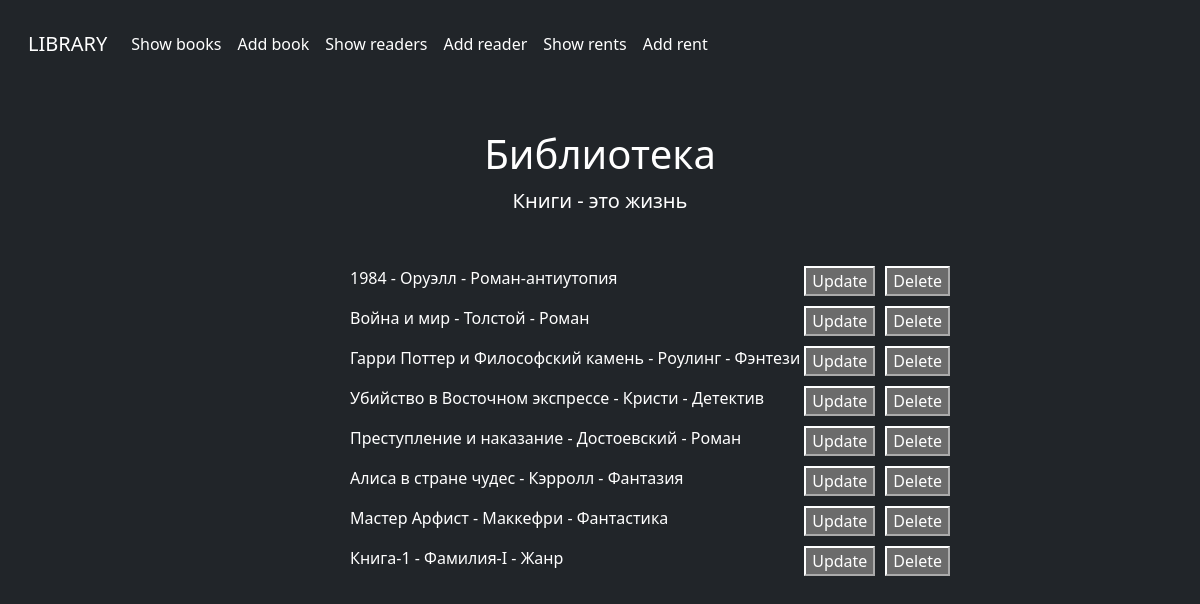
Page /showbooks/ on the earlier database version.
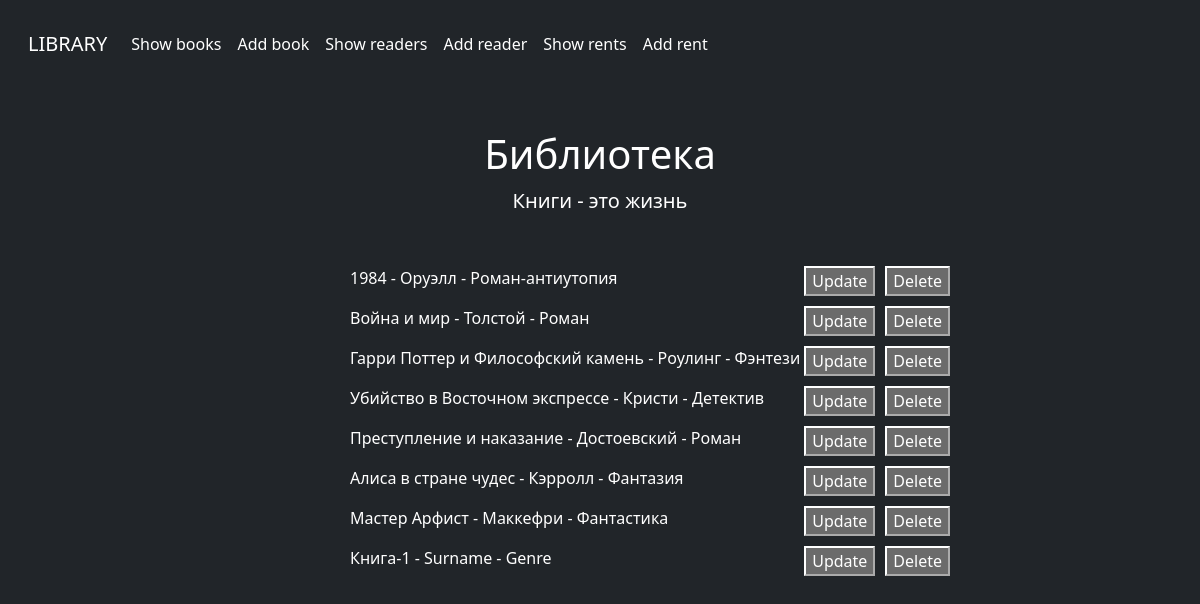
Same page on the later database version.
### library/models.py (models this page shows)
class Book(models.Model):
    title = models.CharField(max_length=50)
    author_name = models.CharField(max_length=50)
    author_surname = models.CharField(max_length=50)
    genre = models.CharField(max_length=50)
    publication_year = models.CharField(max_length=50)
    page_count = models.IntegerField()
    description = models.TextField()
    def __str__(self):
        return '{} - {} - {}'.format(self.title, self.author_surname, self.genre)

### library/views.py (the view)
# urls.py: path('showbooks/', views.show_showbooks_page),
def show_showbooks_page(request):
    if request.method == "POST":
        if 'delete' in request.POST:
            Book.objects.filter(title=request.POST['delete']).delete()
    return render(request, "showBooks.html", {'books': Book.objects.all()})

### templates/showBooks.html (shortened to what this page needs)
<!DOCTYPE html>
{% load static %}
<html lang="en" class="h-100" data-bs-theme="dark">
<head>
  <link href="/docs/5.3/dist/css/bootstrap.min.css" rel="stylesheet">
  <link href="https://cdn.jsdelivr.net/npm/bootstrap@5.3.0-alpha3/dist/css/bootstrap.min.css" rel="stylesheet">
  <link rel="stylesheet" href="{% static 'library/css/library.css' %}">
</head>
<body class="d-flex h-100 text-center text-bg-dark">
  <div class="cover-container d-flex w-100 h-100 p-3 mx-auto flex-column">
    <nav class="navbar navbar-expand navbar-dark bg-dark" aria-label="Second navbar example">
      <div class="container-fluid">
        <a class="navbar-brand" href="http://127.0.0.1:8000">LIBRARY</a>
        <div class="collapse navbar-collapse" id="navbarsExample02">
          <ul class="navbar-nav me-auto">
            <li class="nav-item">
              <a class="nav-link active" aria-current="page" href="http://127.0.0.1:8000/showbooks">Show books</a>
            </li>
            <li class="nav-item">
              <a class="nav-link active" aria-current="page" href="http://127.0.0.1:8000/addbook">Add book</a>
            </li>
            <li class="nav-item">
              <a class="nav-link active" aria-current="page" href="http://127.0.0.1:8000/showreaders">Show readers</a>
            </li>
            <li class="nav-item">
              <a class="nav-link active" aria-current="page" href="http://127.0.0.1:8000/addreader">Add reader</a>
            </li>
            <li class="nav-item">
              <a class="nav-link active" aria-current="page" href="http://127.0.0.1:8000/showrents">Show rents</a>
            </li>
            <li class="nav-item">
              <a class="nav-link active" aria-current="page" href="http://127.0.0.1:8000/addrent">Add rent</a>
            </li>
          </ul>
        </div>
      </div>
    </nav>
    <main class="px-3" style="padding-top: 5%;">
      <h1>Библиотека</h1>
      <p class="lead">Книги - это жизнь</p>
      <div style="height: 50px; width: 500px; margin: auto; margin-top: 50px;">
        {% if books %}
          {% for book in books %}
            <div class="line_info">
              <p style="text-align: left;">{{ book }}</p>
              <div class="navi">
                <form class="update" action="http://127.0.0.1:8000/addbook/" method="post">
                  <button type="submit">Update</button>
                </form>
                <form class="delete" action="" method="post">
                  <button type="submit">Delete</button>
                </form>
              </div>
            </div>
          {% endfor %}
        {% else %}
          <h1>Библиотека пуста</h1>
        {% endif %}
      </div>
    </main>
  </div>
</body>
</html>

### static/library/css/library.css (style rules this page uses)
.line_info { width: 600px; display: flex; flex-direction: row; justify-content: space-between; }
.navi { display: flex; flex-direction: row; gap: 10px; }

Differences in the rows shown:
removed Book: title+author_surname+genre "Книга-1 - Фамилия-I - Жанр"
added Book: title+author_surname+genre "Книга-1 - Surname - Genre"
